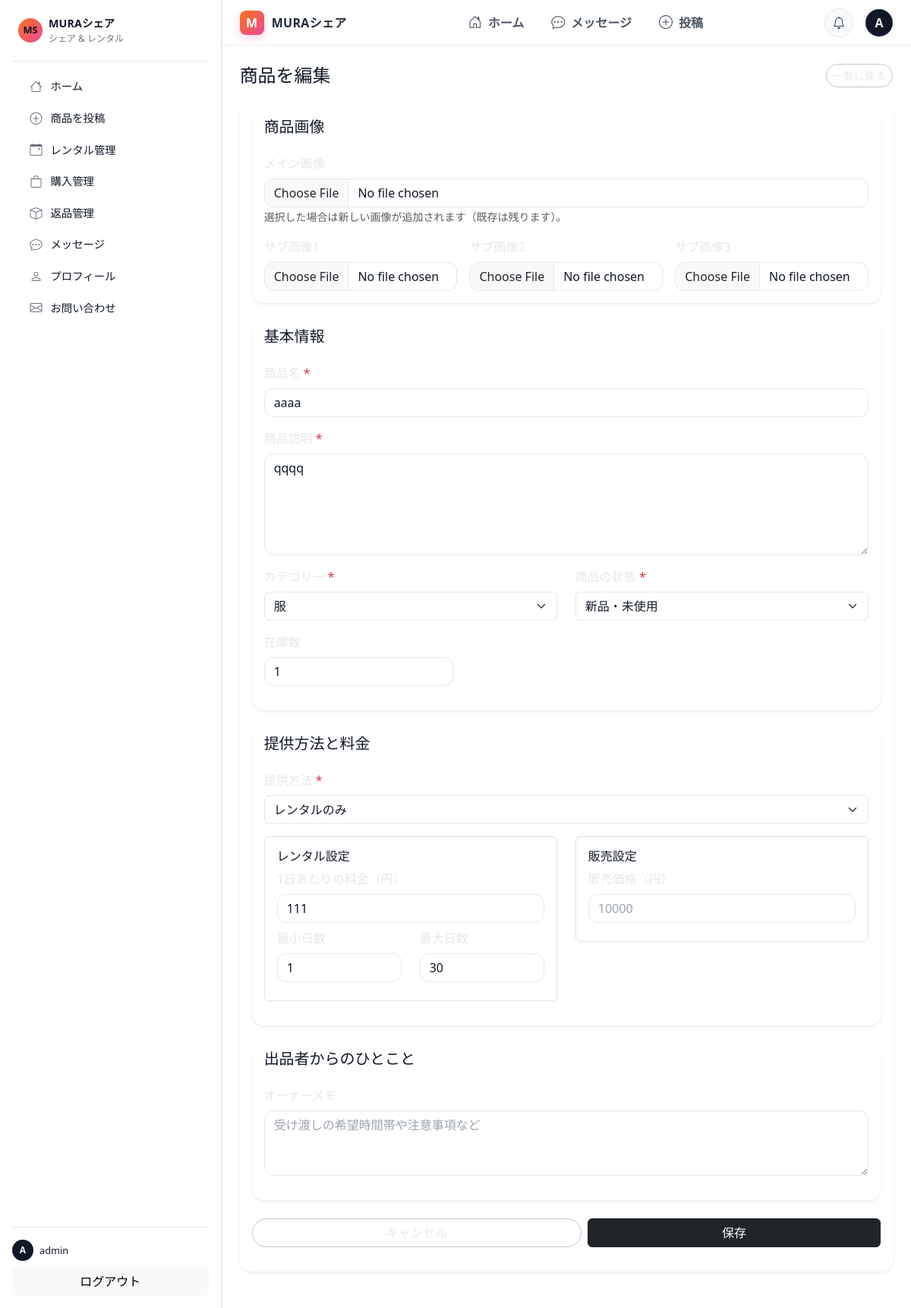
The page /products/3/edit/ (signed in) on the database its author committed.
### marketplace/models.py (models this page shows, shortened)
class Product(models.Model):
    class Status(models.IntegerChoices):
        DRAFT    = 0, "下書き"
        LISTED   = 1, "出品中"
        RENTED   = 2, "貸出中"
        SOLD     = 3, "販売済"
        ARCHIVED = 9, "アーカイブ"
    class Availability(models.TextChoices):
        RENTAL_ONLY   = "レンタルのみ", "レンタルのみ"
        SALE_ONLY     = "販売のみ", "販売のみ"
        BOTH          = "レンタル・販売両方", "レンタル・販売両方"
    owner = models.ForeignKey(User, on_delete=models.CASCADE, related_name="products")
    title = models.CharField(max_length=120)
    description = models.TextField(blank=True)
    category = models.CharField(max_length=60)
    availability_type = models.CharField(
        max_length=20,
        choices=Availability.choices,
        default=Availability.BOTH,
    )
    price_per_day = models.PositiveIntegerField(null=True, blank=True)  # レンタル1日あたり
    price_buy = models.PositiveIntegerField(null=True, blank=True)      # 販売価格
    min_rental_days = models.PositiveIntegerField(default=1)
    max_rental_days = models.PositiveIntegerField(default=30)
    stock_quantity = models.PositiveIntegerField(default=1)
    available_quantity = models.PositiveIntegerField(default=1)
    condition = models.CharField(max_length=30, blank=True)
    owner_notes = models.TextField(blank=True)
    status = models.IntegerField(choices=Status.choices, default=Status.LISTED)
    created_at = models.DateTimeField(auto_now_add=True)

### frontend/views.py (the view, shortened to what this page needs)
# urls.py: path("products/<int:pk>/edit/", views.product_edit, name="product_edit"),
@login_required
def product_edit(request, pk: int):
    product = get_object_or_404(Product.objects.select_related("owner"), pk=pk)
    if product.owner_id != request.user.id:
        return HttpResponseForbidden("権限がありません。")
    form_data = {
        "title": product.title,
        "description": product.description,
        "category": product.category,
        "availability_type": product.availability_type or "レンタル・販売両方",
        "condition": product.condition,
        "stock_quantity": product.stock_quantity,
        "daily_price": product.price_per_day,
        "sale_price": product.price_buy,
        "min_rental_days": product.min_rental_days or 1,
        "max_rental_days": product.max_rental_days or 30,
        "owner_notes": product.owner_notes,
    }
    return render(request, "frontend/products/form.html", {"form_data": form_data, "is_edit": True})

### templates/frontend/products/form.html (shortened to what this page needs)
{% extends "base.html" %}
{% block content %}
<div class="d-flex align-items-center justify-content-between mb-3">
  <h1 class="h4 mb-0">{% if is_edit %}商品を編集{% else %}商品を投稿{% endif %}</h1>
  <a href="{% url 'frontend:products' %}" class="btn btn-outline-secondary btn-sm">一覧に戻る</a>
</div>
<div class="card border-0 shadow-sm mb-4">
  <div class="card-body">
    <form method="post" enctype="multipart/form-data">
      <div class="card mb-4 border-0 shadow-sm">
        <div class="card-header bg-white border-0"><h5 class="mb-0">商品画像</h5></div>
        <div class="card-body">
          <div class="mb-3">
            <label class="form-label">メイン画像 {% if not is_edit %}<span class="text-danger">*</span>{% endif %}</label>
            <input type="file" name="image_main" accept="image/*" class="form-control">
            <small class="form-text text-muted">
              {% if is_edit %}選択した場合は新しい画像が追加されます（既存は残ります）。{% else %}一覧や詳細画面で最初に表示される画像です。{% endif %}
            </small>
          </div>
          <div class="row g-3">
            <div class="col-md-4"><label class="form-label">サブ画像1</label><input type="file" name="image_sub1" accept="image/*" class="form-control"></div>
            <div class="col-md-4"><label class="form-label">サブ画像2</label><input type="file" name="image_sub2" accept="image/*" class="form-control"></div>
            <div class="col-md-4"><label class="form-label">サブ画像3</label><input type="file" name="image_sub3" accept="image/*" class="form-control"></div>
          </div>
        </div>
      </div>
      <div class="card mb-4 border-0 shadow-sm">
        <div class="card-header bg-white border-0"><h5 class="mb-0">基本情報</h5></div>
        <div class="card-body">
          <div class="mb-3">
            <label class="form-label">商品名 <span class="text-danger">*</span></label>
            <input type="text" name="title" class="form-control" value="{{ form_data.title|default_if_none:'' }}" maxlength="120" placeholder="例：コードレス掃除機">
          </div>
          <div class="mb-3">
            <label class="form-label">商品説明 <span class="text-danger">*</span></label>
            <textarea name="description" class="form-control" rows="5" placeholder="商品の特徴や状態、注意事項などを詳しく記載してください。">{{ form_data.description|default_if_none:'' }}</textarea>
          </div>
          <div class="row">
            <div class="col-md-6 mb-3">
              <label class="form-label">カテゴリー <span class="text-danger">*</span></label>
              {% with cat=form_data.category|default_if_none:'' %}
              <select name="category" class="form-select" required>
                {% if cat and cat not in "電子機器,家具,スポーツ用品,楽器,車両,アウトドア用品,ファッション,書籍・メディア,その他" %}
                  <option value="{{ cat }}" selected hidden>{{ cat }}</option>
                {% endif %}
              </select>
              {% endwith %}
            </div>
            <div class="col-md-6 mb-3">
              <label class="form-label">商品の状態 <span class="text-danger">*</span></label>
              {% with cond=form_data.condition|default_if_none:'' %}
              <select name="condition" class="form-select">
                <option value="新品・未使用" {% if cond == "新品・未使用" %}selected{% endif %}>新品・未使用</option>
              </select>
              {% endwith %}
            </div>
          </div>
          <div class="row">
            <div class="col-md-4 mb-3">
              <label class="form-label">在庫数</label>
              <input type="number" name="stock_quantity" class="form-control" min="1" value="{{ form_data.stock_quantity|default:1 }}">
            </div>
          </div>
        </div>
      </div>
      <div class="card mb-4 border-0 shadow-sm">
        <div class="card-header bg-white border-0"><h5 class="mb-0">提供方法と料金</h5></div>
        <div class="card-body">
          <div class="mb-3">
            <label class="form-label">提供方法 <span class="text-danger">*</span></label>
            {% with at=form_data.availability_type|default:"レンタル・販売両方" %}
            <select id="availability_type" name="availability_type" class="form-select">
              <option value="レンタルのみ"       {% if at == "レンタルのみ" %}selected{% endif %}>レンタルのみ</option>
            </select>
            {% endwith %}
          </div>
          <div class="row">
            <div class="col-md-6">
              <div class="border rounded p-3 mb-3">
                <h6 class="mb-2">レンタル設定</h6>
                <div class="mb-2">
                  <label class="form-label">1日あたりの料金（円）</label>
                  <input id="daily_price" type="number" name="daily_price" class="form-control" min="0"
                         value="{{ form_data.daily_price|default_if_none:'' }}" placeholder="1000">
                </div>
                <div class="row">
                  <div class="col-6 mb-2">
                    <label class="form-label">最小日数</label>
                    <input type="number" name="min_rental_days" class="form-control" min="1"
                           value="{{ form_data.min_rental_days|default:1 }}">
                  </div>
                  <div class="col-6 mb-2">
                    <label class="form-label">最大日数</label>
                    <input type="number" name="max_rental_days" class="form-control" min="1"
                           value="{{ form_data.max_rental_days|default:30 }}">
                  </div>
                </div>
              </div>
            </div>
            <div class="col-md-6">
              <div class="border rounded p-3 mb-3">
                <h6 class="mb-2">販売設定</h6>
                <div class="mb-2">
                  <label class="form-label">販売価格（円）</label>
                  <input id="sale_price" type="number" name="sale_price" class="form-control" min="0"
                         value="{{ form_data.sale_price|default_if_none:'' }}" placeholder="10000">
                </div>
              </div>
            </div>
          </div>
        </div>
      </div>
      <div class="card mb-4 border-0 shadow-sm">
        <div class="card-header bg-white border-0"><h5 class="mb-0">出品者からのひとこと</h5></div>
        <div class="card-body">
          <div class="mb-3">
            <label class="form-label">オーナーメモ</label>
            <textarea name="owner_notes" class="form-control" rows="3" placeholder="受け渡しの希望時間帯や注意事項など">{{ form_data.owner_notes|default_if_none:'' }}</textarea>
          </div>
        </div>
      </div>
      <div class="d-flex gap-2 mb-3">
        <a href="{% url 'frontend:products' %}" class="btn btn-outline-secondary flex-fill">キャンセル</a>
        <button type="submit" class="btn btn-dark flex-fill">{% if is_edit %}保存{% else %}商品を投稿{% endif %}</button>
      </div>
    </form>
  </div>
</div>
{% endblock %}

### templates/_partials/sidebar.html (shortened to what this page needs)
<nav class="sidebar-nav d-flex flex-column h-100">
  <div class="d-flex align-items-center mb-3 sidebar-nav-header">
    <div class="sidebar-logo me-2 d-flex align-items-center justify-content-center">
      MS
    </div>
    <div class="flex-grow-1">
      <div class="sidebar-title">MURAシェア</div>
      <div class="sidebar-subtitle">シェア & レンタル</div>
    </div>
  </div>
  <div class="sidebar-divider mb-2"></div>
  <div class="sidebar-group mb-2">
    <a href="{% url 'frontend:products' %}"
       class="sidebar-link {% if request.resolver_match.url_name == 'products' %}is-active{% endif %}">
      <span class="sidebar-icon bi bi-house"></span>
      <span class="sidebar-text">ホーム</span>
    </a>
    <a href="{% url 'frontend:product_new' %}"
       class="sidebar-link {% if request.resolver_match.url_name == 'product_new' %}is-active{% endif %}">
      <span class="sidebar-icon bi bi-plus-circle"></span>
      <span class="sidebar-text">商品を投稿</span>
    </a>
    <a
      href="{% url 'frontend:rental_manage' %}"
      class="sidebar-link {% if request.resolver_match.url_name == 'rentals' %}is-active{% endif %}"
    >
      <span class="sidebar-icon bi bi-calendar-event"></span>
      <span class="sidebar-text">レンタル管理</span>
    </a>
    <a href="{% url 'frontend:purchases' %}"
       class="sidebar-link {% if request.resolver_match.url_name == 'purchases' %}is-active{% endif %}">
      <span class="sidebar-icon bi bi-bag"></span>
      <span class="sidebar-text">購入管理</span>
    </a>
    <a href="{% url 'frontend:returns' %}"
       class="sidebar-link {% if request.resolver_match.url_name == 'returns' %}is-active{% endif %}">
      <span class="sidebar-icon bi bi-box"></span>
      <span class="sidebar-text">返品管理</span>
    </a>
    <a href="{% url 'frontend:messages' %}"
       class="sidebar-link {% if request.resolver_match.url_name == 'messages' %}is-active{% endif %}">
      <span class="sidebar-icon bi bi-chat-dots"></span>
      <span class="sidebar-text">メッセージ</span>
    </a>
    <a href="{% url 'frontend:profile' %}"
       class="sidebar-link {% if request.resolver_match.url_name == 'profile' %}is-active{% endif %}">
      <span class="sidebar-icon bi bi-person"></span>
      <span class="sidebar-text">プロフィール</span>
    </a>
    <a
      href="{% url 'frontend:contact' %}"
      class="sidebar-link {% if request.resolver_match.url_name == 'contact' %}is-active{% endif %}"
    >
      <span class="sidebar-icon bi bi-envelope"></span>
      <span class="sidebar-text">お問い合わせ</span>
    </a>
  </div>
  <div class="mt-auto pt-3 sidebar-footer small">
    {% if request.user.is_authenticated %}
      <div class="d-flex align-items-center mb-2">
        <div class="sidebar-avatar me-2">
          {{ request.user.username|first|upper }}
        </div>
        <div class="flex-grow-1">
          <div class="sidebar-user-name">{{ request.user.username }}</div>
        </div>
      </div>
      <div class="d-grid gap-2">
        <form method="post" action="{% url 'frontend:logout' %}">
          <button type="submit" class="btn btn-light w-100">ログアウト</button>
        </form>
      </div>
    {% else %}
      <div class="text-muted">ログインしていません</div>
    {% endif %}
  </div>
</nav>

### templates/_partials/header.html
<nav class="ms-header bg-white sticky-top">
  <div class="ms-header-inner">
    <a class="ms-brand d-flex align-items-center text-decoration-none"
       href="{% url 'frontend:products' %}">
      <span class="ms-brand-badge">M</span>
      <span class="ms-brand-text">MURAシェア</span>
    </a>
    <ul class="ms-nav list-unstyled d-none d-md-flex align-items-center mb-0">
      <li>
        <a href="{% url 'frontend:products' %}"
           class="ms-nav-link {% if request.resolver_match.url_name == 'products' %}is-active{% endif %}">
          <i class="bi bi-house-door"></i><span>ホーム</span>
        </a>
      </li>
      <li>
        <a href="{% url 'frontend:messages' %}"
           class="ms-nav-link {% if request.resolver_match.url_name == 'messages' %}is-active{% endif %}">
          <i class="bi bi-chat-dots"></i><span>メッセージ</span>
        </a>
      </li>
      <li>
        <a href="{% url 'frontend:product_new' %}"
           class="ms-nav-link {% if request.resolver_match.url_name == 'product_new' %}is-active{% endif %}">
          <i class="bi bi-plus-circle"></i><span>投稿</span>
        </a>
      </li>
    </ul>
    <div class="ms-header-right d-flex align-items-center gap-3">
      <a href="#" class="ms-icon-btn" aria-label="通知">
        <i class="bi bi-bell"></i>
      </a>
      {% if request.user.is_authenticated %}
        <div class="ms-avatar" title="{{ request.user.username }}">
          {{ request.user.username|first|default:"U"|upper }}
        </div>
      {% else %}
        <a class="btn btn-sm btn-outline-secondary" href="{% url 'frontend:login' %}">
          ログイン
        </a>
      {% endif %}
    </div>
  </div>
</nav>

### rows shown on the page
Product: title "aaaa", description "qqqq", condition "新品・未使用", availability_type "レンタルのみ"

### other values the page prints
{{ request.user.username|first|upper }} "A"
{{ request.user.username }} "admin"
{{ request.user.username|first|default:"U"|upper }} "A"
form field category "服"
